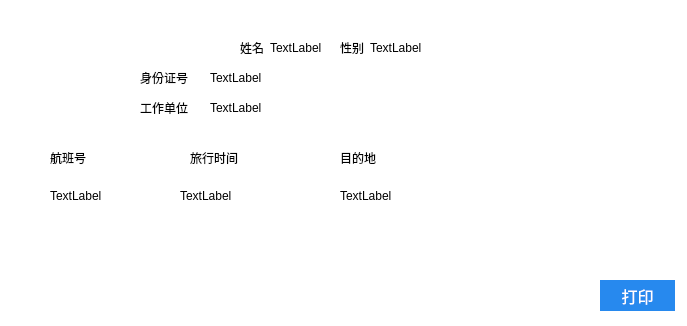
<?xml version="1.0" encoding="UTF-8"?>
<ui version="4.0">
 <class>Print_Dialog</class>
 <widget class="QDialog" name="Print_Dialog">
  <property name="geometry">
   <rect>
    <x>0</x>
    <y>0</y>
    <width>687</width>
    <height>326</height>
   </rect>
  </property>
  <property name="windowTitle">
   <string>Dialog</string>
  </property>
  <property name="styleSheet">
   <string notr="true">#Print_Dialog{background-color:rgb(255,255,255);}</string>
  </property>
  <widget class="QWidget" name="widget" native="true">
   <property name="geometry">
    <rect>
     <x>0</x>
     <y>0</y>
     <width>681</width>
     <height>271</height>
    </rect>
   </property>
   <property name="styleSheet">
    <string notr="true"/>
   </property>
   <widget class="QLabel" name="label_4">
    <property name="geometry">
     <rect>
      <x>210</x>
      <y>70</y>
      <width>191</width>
      <height>16</height>
     </rect>
    </property>
    <property name="styleSheet">
     <string notr="true">font: 14px &quot;微软雅黑&quot;;
color: rgb(0，0，0);</string>
    </property>
    <property name="text">
     <string>TextLabel</string>
    </property>
   </widget>
   <widget class="QLabel" name="label_3">
    <property name="geometry">
     <rect>
      <x>210</x>
      <y>100</y>
      <width>81</width>
      <height>16</height>
     </rect>
    </property>
    <property name="styleSheet">
     <string notr="true">font: 14px &quot;微软雅黑&quot;;
color: rgb(0，0，0);</string>
    </property>
    <property name="text">
     <string>TextLabel</string>
    </property>
   </widget>
   <widget class="QLabel" name="label_6">
    <property name="geometry">
     <rect>
      <x>180</x>
      <y>185</y>
      <width>81</width>
      <height>21</height>
     </rect>
    </property>
    <property name="styleSheet">
     <string notr="true">font: 16px &quot;微软雅黑&quot;;
color: rgb(0，0，0);</string>
    </property>
    <property name="text">
     <string>TextLabel</string>
    </property>
   </widget>
   <widget class="QLabel" name="label_2">
    <property name="geometry">
     <rect>
      <x>370</x>
      <y>40</y>
      <width>81</width>
      <height>16</height>
     </rect>
    </property>
    <property name="styleSheet">
     <string notr="true">font: 14px &quot;微软雅黑&quot;;
color: rgb(0，0，0);</string>
    </property>
    <property name="text">
     <string>TextLabel</string>
    </property>
   </widget>
   <widget class="QLabel" name="label_5">
    <property name="geometry">
     <rect>
      <x>50</x>
      <y>185</y>
      <width>81</width>
      <height>21</height>
     </rect>
    </property>
    <property name="styleSheet">
     <string notr="true">font: 16px &quot;微软雅黑&quot;;
color: rgb(0，0，0);</string>
    </property>
    <property name="text">
     <string>TextLabel</string>
    </property>
   </widget>
   <widget class="QLabel" name="label">
    <property name="geometry">
     <rect>
      <x>270</x>
      <y>40</y>
      <width>81</width>
      <height>16</height>
     </rect>
    </property>
    <property name="styleSheet">
     <string notr="true">font: 14px &quot;微软雅黑&quot;;
color: rgb(0，0，0);</string>
    </property>
    <property name="text">
     <string>TextLabel</string>
    </property>
   </widget>
   <widget class="QLabel" name="label_7">
    <property name="geometry">
     <rect>
      <x>340</x>
      <y>185</y>
      <width>81</width>
      <height>21</height>
     </rect>
    </property>
    <property name="styleSheet">
     <string notr="true">font: 16px &quot;微软雅黑&quot;;
color: rgb(0，0，0);</string>
    </property>
    <property name="text">
     <string>TextLabel</string>
    </property>
   </widget>
   <widget class="QLabel" name="label_12">
    <property name="geometry">
     <rect>
      <x>50</x>
      <y>150</y>
      <width>36</width>
      <height>16</height>
     </rect>
    </property>
    <property name="text">
     <string>航班号</string>
    </property>
   </widget>
   <widget class="QLabel" name="label_13">
    <property name="geometry">
     <rect>
      <x>240</x>
      <y>40</y>
      <width>24</width>
      <height>16</height>
     </rect>
    </property>
    <property name="text">
     <string>姓名</string>
    </property>
   </widget>
   <widget class="QLabel" name="label_11">
    <property name="geometry">
     <rect>
      <x>340</x>
      <y>40</y>
      <width>24</width>
      <height>16</height>
     </rect>
    </property>
    <property name="text">
     <string>性别</string>
    </property>
   </widget>
   <widget class="QLabel" name="label_8">
    <property name="geometry">
     <rect>
      <x>140</x>
      <y>70</y>
      <width>48</width>
      <height>16</height>
     </rect>
    </property>
    <property name="text">
     <string>身份证号</string>
    </property>
   </widget>
   <widget class="QLabel" name="label_9">
    <property name="geometry">
     <rect>
      <x>140</x>
      <y>100</y>
      <width>48</width>
      <height>16</height>
     </rect>
    </property>
    <property name="text">
     <string>工作单位</string>
    </property>
   </widget>
   <widget class="QLabel" name="label_10">
    <property name="geometry">
     <rect>
      <x>190</x>
      <y>150</y>
      <width>48</width>
      <height>16</height>
     </rect>
    </property>
    <property name="text">
     <string>旅行时间</string>
    </property>
   </widget>
   <widget class="QLabel" name="label_14">
    <property name="geometry">
     <rect>
      <x>340</x>
      <y>150</y>
      <width>36</width>
      <height>16</height>
     </rect>
    </property>
    <property name="text">
     <string>目的地</string>
    </property>
   </widget>
  </widget>
  <widget class="QPushButton" name="pushButton">
   <property name="geometry">
    <rect>
     <x>600</x>
     <y>280</y>
     <width>75</width>
     <height>31</height>
    </rect>
   </property>
   <property name="styleSheet">
    <string notr="true">QPushButton{
height: 30px;
width: 80px;
background-color: #2789EE;border:none;color:rgb(255, 255, 255);font:16px Microsoft YaHei;}
QPushButton:pressed{background-color: rgb(38, 195, 238);border:none;color:rgb(255, 255, 255);font:16px Microsoft YaHei;}</string>
   </property>
   <property name="text">
    <string>打印</string>
   </property>
  </widget>
 </widget>
 <resources/>
 <connections/>
</ui>
